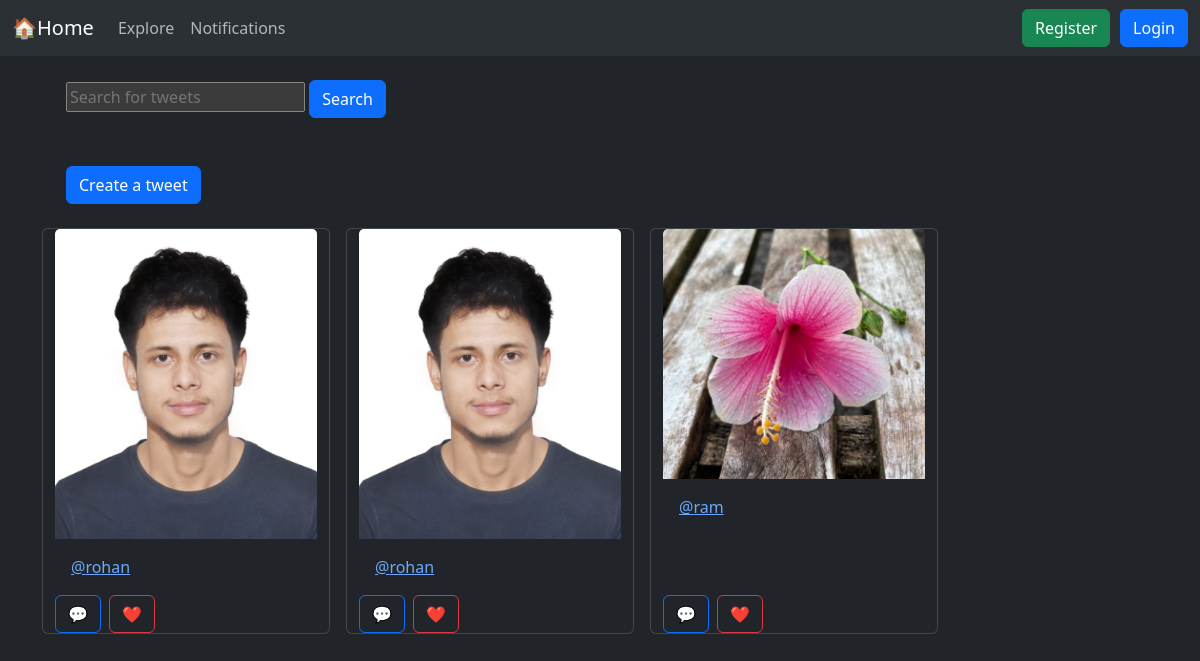
The page / on the database its author committed.
### tweet/models.py (models this page shows, shortened)
class Tweet(models.Model):
    user=models.ForeignKey(User,on_delete=models.CASCADE)
    text=models.TextField(max_length=200)
    image=models.ImageField(upload_to='photos/',blank=True,null=True)
    created_at=models.DateTimeField(auto_now_add=True)#creates the timestamp once when the object is created
    updated_at=models.DateTimeField(auto_now=True)# updates the timestamp everytime object is saved

### tweet/views.py (the view)
# urls.py: path('', views.tweet_list, name='tweet_list'),
def tweet_list(request):
    tweets= Tweet.objects.all().order_by('-created_at')
    query= request.GET.get('q', "")
    if query:
        tweets= tweets.filter(user__username__icontains=query)
    return render(request,'tweet_list.html',{'tweets':tweets, 'query':query})

### tweet/templates/tweet_list.html (shortened to what this page needs)
{% extends "base.html" %}
{% block content %}
<form method="GET" class="m-4">
    <input type="text"
    name="q"
    placeholder="Search for tweets"
    value="{{ query }}"
    >
    <button class="btn btn-primary" type="submit">Search</button>
</form>
 <a class='btn btn-primary m-4' href="{% url 'tweet_create' %}">Create a tweet</a>
 <div class='container row gap-3'>
    {% if tweets %}
    {% for tweet in tweets %}
        <div class="card" style="width: 18rem;">
        {% if tweet.image %}
        <img src="{{tweet.image.url}}" class="card-img-top" alt="...">
        {% endif %}
        <div class="card-body">
            <a href="{% url 'profile_view' tweet.user.username %}">@{{tweet.user.username}}</a>
        </div>
        <div class="d-flex gap-2 align-tems-ccenter">
         <form action="{% url 'comments_view' tweet.id %}">
            <button class="btn btn-outline-primary" type="submit">💬</button>
         </form>
         <form action="">
            <button class="btn btn-outline-danger" type="submit">❤️</button>
         </form>
        </div>
        </div>
    {% endfor %}
     {% else %}
 <h1>No tweets found.</h1>
 {% endif %}
 </div>
{% endblock %}

### rows shown on the page
Tweet: image (picture), user.username "rohan"
Tweet: image (picture), user.username "rohan"
Tweet: image (picture), user.username "ram"
